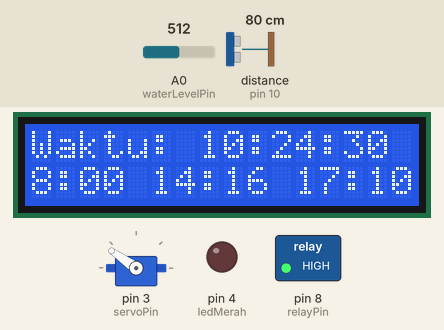
A sketch run on a simulated Arduino Uno, built with avr-gcc and run on an emulated ATmega328P. On the bench: 16×2 character LCD, servo, switched loads named in the sketch (green lamp = pin HIGH), output pins drawn as LEDs (lit = HIGH). Wiring (inferred from the names in the program): ultrasonic range finder: trigger pin 11; echo pin 10. Inputs (shaded band) come from the test bench; at power-on: distance to the obstacle (sensor on pin 10) 80 cm, A0 (waterLevelPin) = 512. The echo pulse lasts 58.3 µs per cm; the local clock reads 2024-03-15 10:24:30 at power-on unless the sketch sets it; pins used as bus, display or sensor lines are not drawn; what the sketch prints to the serial monitor is not drawn.

Above: at 0.2 s.
At 1.2 s:
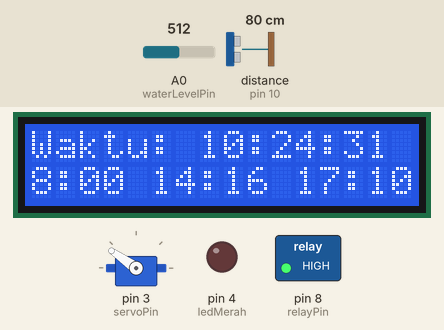
1.3 s: distance to the obstacle (sensor on pin 10) set to 12 cm
At 3.4 s:
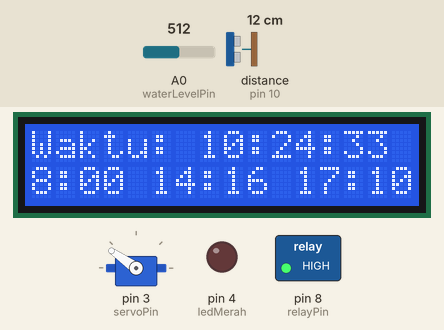
3.5 s: distance to the obstacle (sensor on pin 10) set to 9 cm
6.5 s: A0 (waterLevelPin) set to 105
8.5 s: A0 (waterLevelPin) set to 90
Timing chart, 0 to 11.5 s (numbered marks = the images above; inputs shaded):
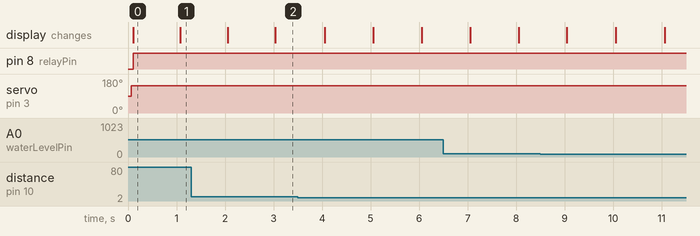

The sketch:

Code.ino
```cpp
#include <Wire.h>
#include <RTClib.h>
#include <LiquidCrystal_I2C.h>
#include <Servo.h>

#define TRIG_PIN 11
#define ECHO_PIN 10

RTC_DS3231 rtc;
LiquidCrystal_I2C lcd(0x27, 16, 2);
Servo myServo;

long duration;
int distance;

const int servoPin = 3;
const int ledMerah = 4;
const int buzzerPin = 7;
const int relayPin = 8;
const int waterLevelPin = A0;
int waterLevel = 0;
int servo = 0;

// Jadwal makan
const int jadwalPagi = 8;
const int jadwalMenit1 = 00;
const int jadwalSiang = 14;
const int jadwalMenit2 = 45;
const int jadwalSore = 17;
const int jadwalMenit3 = 00;

void setup() {
  Wire.begin();
  lcd.begin(16, 2);
  lcd.backlight();

  pinMode(buzzerPin, OUTPUT);
  pinMode(ledMerah, OUTPUT);
  pinMode(relayPin, OUTPUT);
  pinMode(TRIG_PIN, OUTPUT);
  pinMode(ECHO_PIN, INPUT);

  myServo.attach(servoPin);
  myServo.write(0);
  digitalWrite(relayPin, LOW);
  Serial.begin(9600);

  if (!rtc.begin()) {
    lcd.print("RTC Tidak Ditemukan");
    while (1)
      ;
  }

  if (rtc.lostPower()) {
    lcd.print("Mengatur Waktu...");
  }
}

void loop() {
  DateTime now = rtc.now();
  myServo.write(145);
  digitalWrite(TRIG_PIN, LOW);
  delayMicroseconds(2);
  digitalWrite(TRIG_PIN, HIGH);
  delayMicroseconds(10);
  digitalWrite(TRIG_PIN, LOW);
  duration = pulseIn(ECHO_PIN, HIGH);
  distance = duration * 0.034 / 2;

  waterLevel = analogRead(waterLevelPin);
  Serial.print("Nilai Water Level: ");
  Serial.println(waterLevel);
  Serial.print("Jarak: ");
  Serial.print(distance);
  Serial.println(" cm");

  // Waktu
  lcd.setCursor(0, 0);
  lcd.print("Waktu: ");
  lcd.print(now.hour());
  lcd.print(':');
  if (now.minute() < 10) lcd.print('0');
  lcd.print(now.minute());
  lcd.print(':');
  if (now.second() < 10) lcd.print('0');
  lcd.print(now.second());

  // Jadwal Makan
  lcd.setCursor(0, 1);
  lcd.print(jadwalPagi);
  lcd.print(":00 ");
  lcd.print(jadwalSiang);
  lcd.print(":16 ");
  lcd.print(jadwalSore);
  lcd.print(":10 ");

  if ((now.hour() == jadwalPagi && now.minute() == jadwalMenit1) ||
      (now.hour() == jadwalSiang && now.minute() == jadwalMenit2) ||
      (now.hour() == jadwalSore && now.minute() == jadwalMenit3)) {

    if (distance < 10) {
      if (servo == 0) {
        for (int i = 0; i < 2; i++) {
          tone(buzzerPin, 800);
          myServo.write(145);
          delay(1000);
          myServo.write(90);
          noTone(buzzerPin);
          delay(1000);
        }
        servo = 1;
        digitalWrite(ledMerah, LOW);
        tone(buzzerPin, 800);
        delay(1000);
        noTone(buzzerPin);
      }
    } else if (distance > 13) {
      for (int i = 0; i < 10; i++) {
        digitalWrite(ledMerah, HIGH);
        delay(250);
        digitalWrite(ledMerah, LOW);
        delay(250);
        tone(buzzerPin, 500);
        delay(250);
        noTone(buzzerPin);
      }
    }

    if (waterLevel < 100) {
      lcd.setCursor(0, 1);
      lcd.print("Mengisi Air   ");
      digitalWrite(relayPin, LOW);
    } else if (waterLevel > 300) {
      digitalWrite(relayPin, HIGH);
    }

  } else {
    servo = 0;
    myServo.write(145);
    noTone(buzzerPin);
    digitalWrite(relayPin, HIGH);
  }
}
```

Measured:
- what the display in image 0 shows lasts 1.0 s, from 0.1 s to 1.1 s
